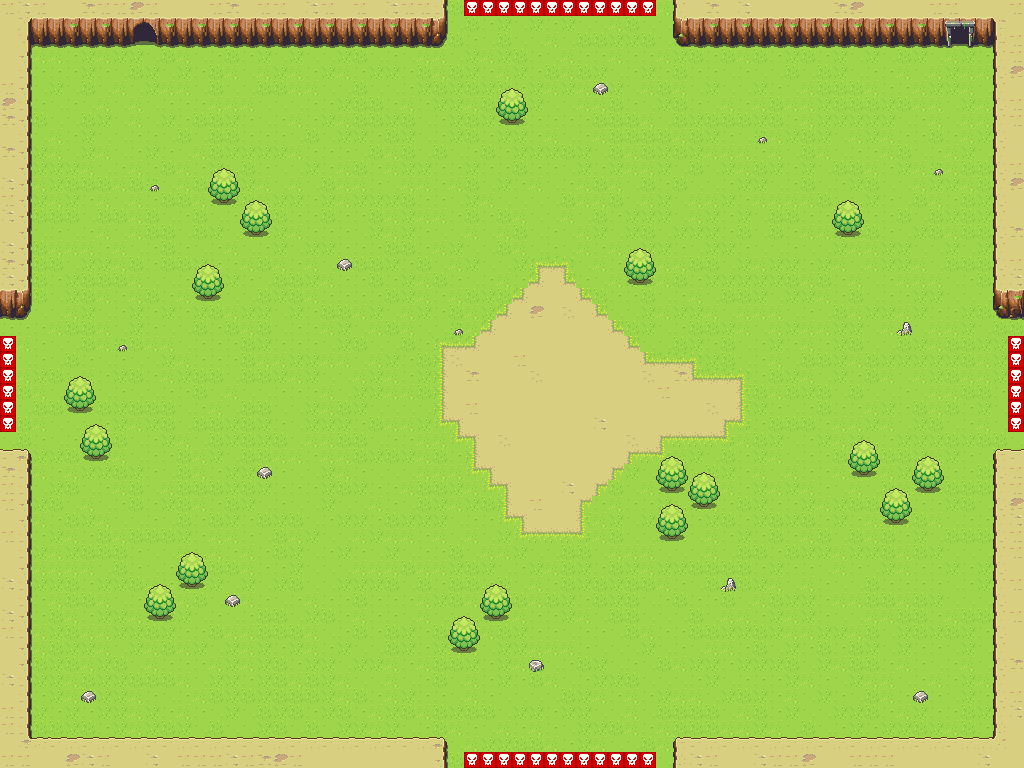

Tiled map render using the project's own tile images. Description and the map definition, with tile-layer contents summarised, below:
An orthogonal 64x48 tile map with 16x16 px tiles, 4 tile layers (ground, cliffs, obstacles, spawners).

<map version="1.0" orientation="orthogonal" width="64" height="48" tilewidth="16" tileheight="16">
  <tileset source="..\Tilesets\zelda-tiles.tsx" firstgid="1">
    <image source="..\..\..\zelda-tiles.png" width="2048" height="2048" />
  </tileset>
  <layer name="ground" width="64" height="48" visible="1">
    <properties />
    <data>[3072 cells, 3072 non-empty, 27 distinct tile ids]</data>
  </layer>
  <layer name="cliffs" width="64" height="48" visible="1">
    <properties />
    <data>[3072 cells, 394 non-empty, 44 distinct tile ids]</data>
  </layer>
  <layer name="obstacles" width="64" height="48" visible="1">
    <properties />
    <data>[3072 cells, 108 non-empty, 6 distinct tile ids]</data>
  </layer>
  <layer name="spawners" width="64" height="48" visible="1">
    <properties />
    <data>[3072 cells, 36 non-empty, 1 distinct tile ids]</data>
  </layer>
</map>
